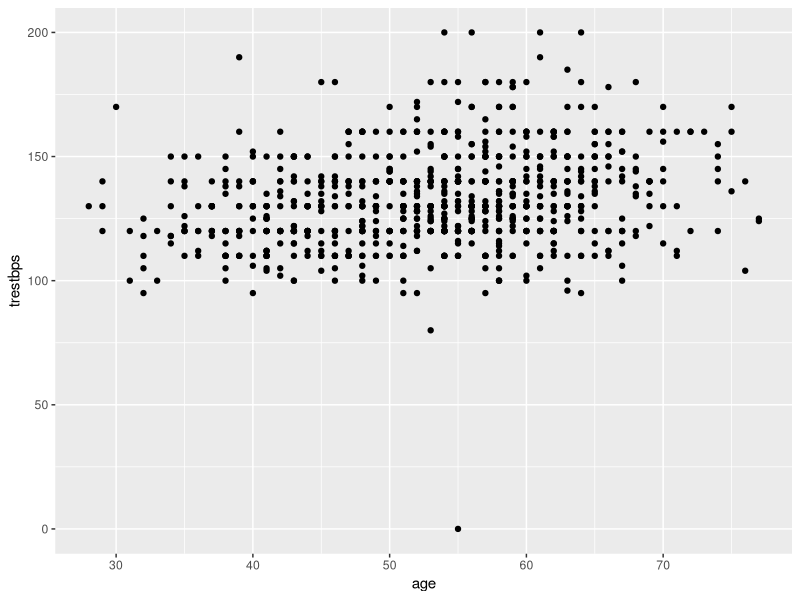

Here is the R script that generated this plot:
## ---- chunk 1
data<-read.csv("HeartDataAll.csv")
data<-data[-1]
data[data=="?"]<-NA# changes intances of ? to NA
table(complete.cases(data)) # only 63 rows without missing data
data1<-data[,c(1,2,3,4,5,15)] #subset of rows we might use
data1[,5][data[,5]=="0"]<-NA #a lot of the cholestreol meaurements is 0, which is impossible
table(complete.cases(data1),data[,15])# now there are no cholestrol measurements for switz
data1[,4]<-as.numeric(data1[,4])# change the resting BP to numeric
summary(lm(trestbps~age+place, data=data1))#actually a fairly good p-value here for age

## ---- chunk 2
library(ggplot2)
qplot(age,trestbps, data=data1) #ugh
